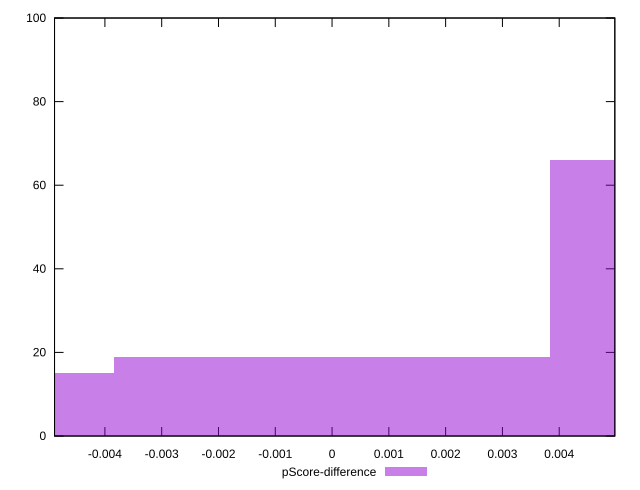

The gnuplot source for this figure:
reset

$pScoreDifference <<EOF
0.007671140561798864 66
0 19
-0.007671140561798864 15
EOF

set key outside below
set boxwidth 0.007671140561798864
set xrange [-0.004887002140269936:0.004979335104052129]
set yrange [0:100]
set trange [0:100]
set style fill transparent solid 0.5 noborder
set terminal svg size 640, 490 enhanced background rgb 'white'
set output "reports/report_00027_2021-02-24T12-40-31.850Z/uses-long-cache-ttl/samples/agenda/pScore-difference/histogram.svg"

plot $pScoreDifference title "pScore-difference" with boxes

reset
